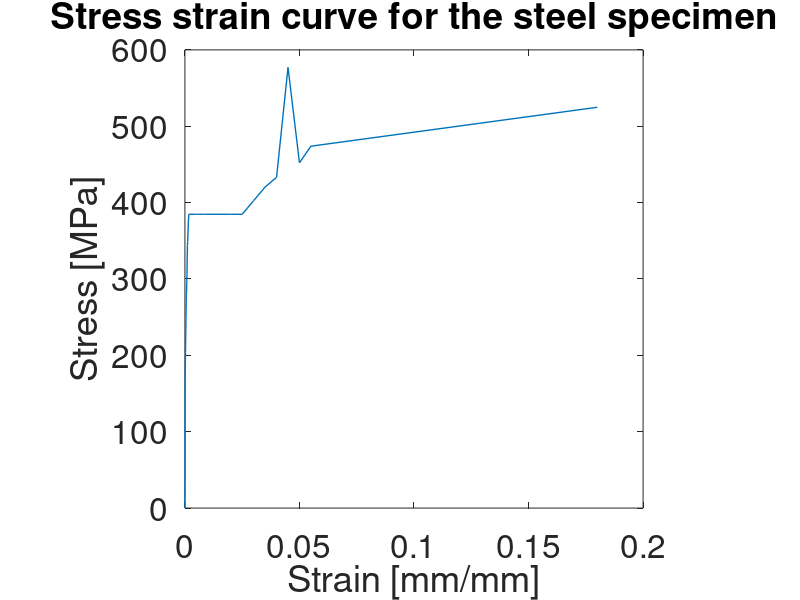

This figure's MATLAB source:
#Tensile Testing following the standard SR EN 10002-1:2002

#{
Aim of the test:

To present the methodology for tensile testing and to obtain
elastic constants and mechanical characteristics of steel:
- Young's Modulus E
- Yield limit sigma_y
- Ultimate tensile strength sigma_u
- Percent elongation A
- Percent reduction of the area Z
#}

#{
Specimen:

Material: Steel
Diameter in the measurement zone: d_0 = 10mm
Cross section area S_0 = pi*((d_0/2)^2) = 78.5 mm^2 ; pi approx_= 3.14
Length of measurement zone: L_0 = 100mm
#}

#{
Measurement of the elongation Delta_L_i: 
using an extensometer with a 0.001 mm.div. dial gauge
#}

#{
Formulae:
Based on the values F_i and Delta_L_i obtained experimentally,
these will be calculated:

The normal stress: sigma_i = F_i / S_0 
The normal strain: epsilon_i = Delta_L_i / L_0
The percent elongation: A = (L_u - L_0) / L_0
The percent reduction of the area: Z = (S_u - S_0)/S_0 * 100 [%]

F_i = the force for which the extensometer registers the elongation
Delta_L_i = L_i - L_0

L_u = the ultimate length (measured between the marks of the extensometer after
final breaking)

S_u = (pi * (d_u)^2)/4 with d_u being the diameter in the failure section
#}

#Experimentally determined Traction Force, F [N]
F = [0,2500, 4000, 9400, 11100, 12800, 14500, 15300, 16000, 16800, 17800, 18500, 19400, 20300, 21200, 21700, 22300, 23300, 24000, 25700, 27000, 27400, 29400,30200, 30200, 30200, 30200, 30200, 30200, 30200, 30200, 31600, 33000, 34000, 45300, 35500, 37200, 41200];
#maximum Force = 41200 N

#division (d = 10^-3 mm)
d = 10^(-3);
#Experimentally determined Elongation, Delta_L [mm]
Delta_L = [0,2*d, 4*d, 6*d, 8*d, 10*d, 15*d, 20*d, 25*d, 30*d, 35*d, 40*d, 45*d, 50*d, 55*d, 60*d, 70*d, 80*d, 90*d, 100*d, 110*d, 120*d, 150*d, 170*d, 400*d,500*d, 600*d, 750*d, 850*d, 2, 2.5, 3, 3.5, 4, 4.5, 5, 5.5, 18];
#final elongation = 18mm

#Cross Section area S [mm^2]
S = 78.5;

#Normal Stress Values for all measurements [MPa]
sigma = [];
for i = 1:length(F)
  #Normal Stress sigma [MPa]
  sigma(i) = F(i) / S;
end

#Length of measurement zone L_0 [mm]
L_0 = 100;

#Normal Strain Values for all measurements Delta_L/L_0 [mm/mm]
epsilon = [];
for i = 1:length(Delta_L)
  #Strain Values epsilon [mm/mm]
  epsilon(i) = Delta_L(i) / L_0;
end

#Stress strain curve for the steel specimen graph plot
plot(epsilon, sigma, "linewidth",1);
title("Stress strain curve for the steel specimen");
set(gca,"fontsize", 24);
xlabel("Strain [mm/mm]");
ylabel("Stress [MPa]");
pbaspect([1 1 1]);

#Elastics constants and mechanical characteristics of the specimen

#Young's modulus E [MPa]

#{
It is known that the Young's Modulus of a material can be determined from
a Stress Strain Curve by determining the value of the slope expressed by the
elastic region of the curve which can be determined by the straight line which
starts from the origin all the way to the point where the Stress Strain Curve
begins the curvature.

In our case we will determine the Young's Modulus from the 
first 23 experimentally determined values which correspond 
with the desired parameters as it can be seen in the zoomed plot.

#}

#To find out the slope, the least squares method will be used

#{
Source of inspiration: https://www.youtube.com/watch?v=F-jngIXAGA8
                       https://www.youtube.com/watch?v=y2EF-d-15Oo
                       
Programmatical and theoretical aspects:
  As from the source mentioned above, there is a way to perform the least
  squares method by referring to Linear Algebra.
  
  y_1 = m* x_1 + b
  y_2 = m* x_2 + b
  .
  .
  .
  y_n = m* x_n + b
  
  Such a system can be written as:
  matrix_y = [y_1, y_2, .... , y_n];
  matrix_x = [x_1, 1; x_2, 1, ...., x_n, 1]; -> this is a 2 x n matrix
  matrix_vector_x = [m, b]; -> contains the unknowns
  
  Then,
  
  matrix_y = matrix_x * matrix_mb;
  
  The result being:
  
  y_1 = x_1* m* 1 + b
  y_2 = x_2* m* 1 + b
  .
  .
  .
  
  To find out the least square method of this result
  solve the following matrix equation AX = B with
  X being the solution matrix. 
    
  The solution will be a 2x1 matrix with X = [value_of_m, value_of_b] 
  
Technical aspects: 
  ' : The apostrophe defines a transpose vector or matrix
  ones() : Return a matrix or N-dimensional array whose elements are all 1.
  size(a) : Return a row vector with the size (number of elements) of each dimension for the object a.
  \ : Means the left division, which means X = (A^(-1))*B which is the same as AX = B 
      considering that X, A and B are matrices
#}

matrix_a=[(epsilon(1,1:23))', ones(size((epsilon(1,1:23))'))];
matrix_b=(sigma(1,1:23))';
solution_matrix = matrix_a\matrix_b;
#y_fit = solution_matrix(1)*x+solution_matrix(2); 

#In our case the Young's Modulus is the first value of solution_matrix;
E = solution_matrix(1);

#The percent elongation A [%]
#{
For practical reasons we won't use the representation of the elongation in percents
in performing calculations
#}
A = (max(Delta_L)+L_0 - L_0) / L_0;
A_percent = A*100;

#The yield limit sigma_y [MPa]
sigma_y = 374.52; # being the 23rd value

#Percent reduction of the area Z [%]
#{
For practical reasons we won't use the representation of the elongation in percents
in performing calculations
We know that d_u = 5.5mm the diameter in the failure section
#}
d_u = 5.5;
S_u = (pi*(d_u)^2) / 4;
Z = (S_u - S) / S;
Z_percent = Z*100;










